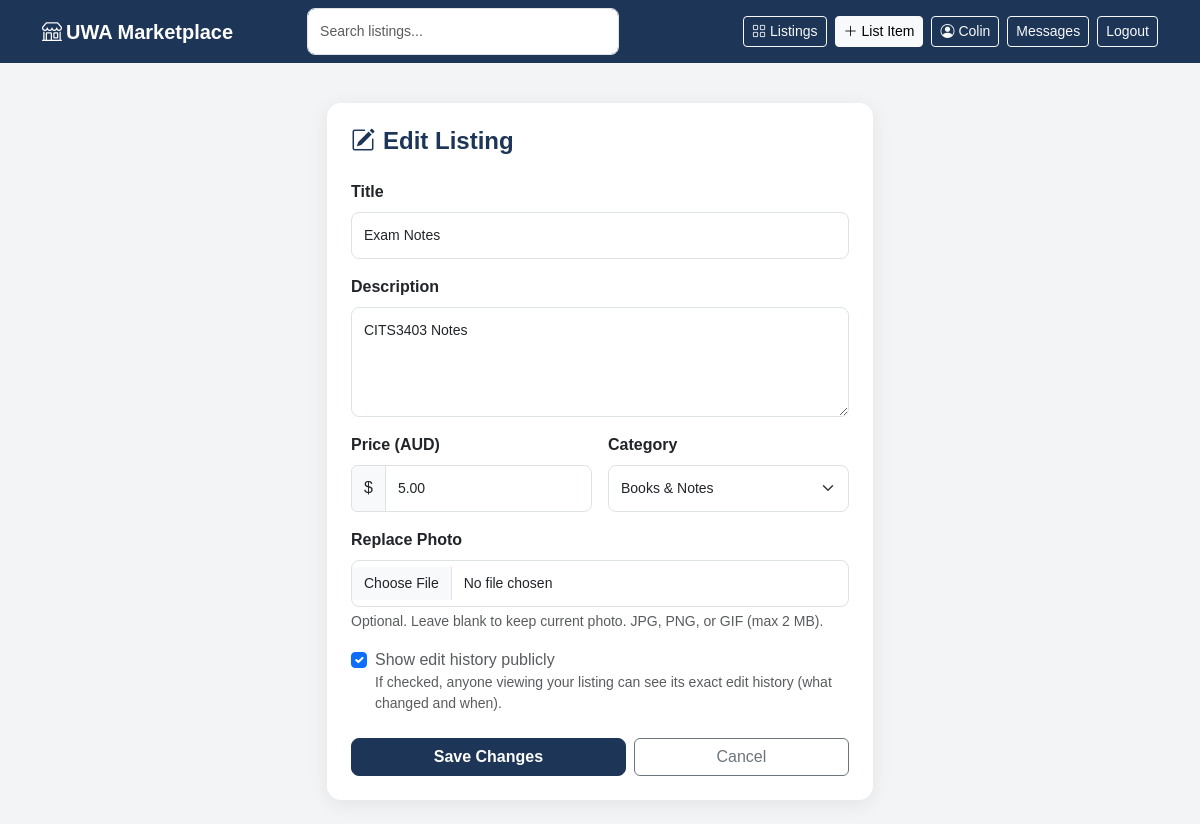
/listings/1/edit (signed in), run on the app's committed database.
### app/models.py (models this page shows, shortened)
class User(db.Model, UserMixin):
    id = db.Column(db.Integer, primary_key=True)
    username = db.Column(db.String(64), unique=True, nullable=False)
    email = db.Column(db.String(120), unique=True, nullable=False)
    password_hash = db.Column(db.String(256), nullable=False)
    member_since = db.Column(db.DateTime, default=datetime.utcnow)
    bio = db.Column(db.Text, default='')
    avatar_url = db.Column(db.String(256), nullable=True)
    listings = db.relationship('Listing', backref='seller', lazy='dynamic')

class Listing(db.Model):
    id = db.Column(db.Integer, primary_key=True)
    title = db.Column(db.String(120), nullable=False)
    description = db.Column(db.Text, nullable=False)
    price = db.Column(db.Float, nullable=False)
    category = db.Column(db.String(64), nullable=False)
    image_url = db.Column(db.String(256), nullable=True)
    is_active = db.Column(db.Boolean, default=True)
    show_history = db.Column(db.Boolean, default=True)   # seller can hide edit history
    created_at = db.Column(db.DateTime, default=datetime.utcnow)
    seller_id = db.Column(db.Integer, db.ForeignKey('user.id'), nullable=False)
    edits = db.relationship(
        'ListingEdit',
        backref='listing',
        lazy='dynamic',
        order_by='ListingEdit.edited_at.desc()'
    )

### app/routes/listings.py (the view, shortened to what this page needs)
@bp.route('/<int:listing_id>/edit', methods=['GET', 'POST'])
@login_required
def edit(listing_id):
    listing = Listing.query.get_or_404(listing_id)
    if listing.seller_id != current_user.id:
        flash('Not authorised.', 'error')
        return redirect(url_for('listings.detail', listing_id=listing_id))
    form = EditListingForm(obj=listing)
    if request.method == 'GET':
        form.show_history.data = listing.show_history
    return render_template('listings/edit.html', form=form, listing=listing)

### app/forms.py
class EditListingForm(FlaskForm):
    title = StringField('Title', validators=[DataRequired(), Length(max=120)])
    description = TextAreaField('Description', validators=[DataRequired()])
    price = DecimalField('Price (AUD)', validators=[DataRequired(), NumberRange(min=0)])
    category = SelectField('Category', choices=[
        ('books', 'Books & Notes'),
        ('electronics', 'Electronics'),
        ('clothing', 'Clothing'),
        ('furniture', 'Furniture'),
        ('other', 'Other'),
    ])
    image = FileField('Replace Photo', validators=[
        Optional(),
        FileAllowed(['jpg', 'jpeg', 'png', 'gif', 'webp'], 'Images only.')
    ])
    show_history = BooleanField('Show edit history publicly')
    submit = SubmitField('Save Changes')

### app/models.py (called while the page is built)
@login_manager.user_loader
def load_user(user_id):
    return User.query.get(int(user_id))

### app/templates/listings/edit.html (shortened to what this page needs)
{% extends "base.html" %}
{% block content %}
<div class="row justify-content-center">
    <div class="col-md-7 col-lg-6">
        <div class="card p-4">
            <h4 class="fw-bold mb-4" style="color:#1d3557;">
                <i class="bi bi-pencil-square me-2"></i>Edit Listing
            </h4>
            <form method="POST" enctype="multipart/form-data">
                <div class="mb-3">
                    <label class="form-label fw-semibold">{{ form.title.label.text }}</label>
                    {{ form.title(class_="form-control", placeholder="What are you selling?") }}
                </div>
                <div class="mb-3">
                    <label class="form-label fw-semibold">{{ form.description.label.text }}</label>
                    {{ form.description(class_="form-control", rows=4, placeholder="Describe your item…") }}
                </div>
                <div class="row g-3 mb-3">
                    <div class="col-sm-6">
                        <label class="form-label fw-semibold">{{ form.price.label.text }}</label>
                        <div class="input-group">
                            <span class="input-group-text">$</span>
                            {{ form.price(class_="form-control", placeholder="0.00") }}
                        </div>
                    </div>
                    <div class="col-sm-6">
                        <label class="form-label fw-semibold">{{ form.category.label.text }}</label>
                        {{ form.category(class_="form-select") }}
                    </div>
                </div>
                <div class="mb-3">
                    <label class="form-label fw-semibold">{{ form.image.label.text }}</label>
                    {{ form.image(class_="form-control") }}
                    <div class="form-text">Optional. Leave blank to keep current photo. JPG, PNG, or GIF (max 2 MB).</div>
                </div>
                <div class="form-check mb-4">
                    {{ form.show_history(class_="form-check-input") }}
                    <label class="form-check-label text-muted" for="show_history">
                        {{ form.show_history.label.text }}
                    </label>
                    <div class="form-text mt-0">If checked, anyone viewing your listing can see its exact edit history (what changed and when).</div>
                </div>
                <div class="d-flex gap-2">
                    {{ form.submit(class_="btn btn-primary flex-grow-1") }}
                    <a href="{{ url_for('listings.detail', listing_id=listing.id) }}" class="btn btn-outline-secondary flex-grow-1">Cancel</a>
                </div>
            </form>
        </div>
    </div>
</div>
{% endblock %}

### app/templates/base.html (shortened to what this page needs)
<!DOCTYPE html>
<html lang="en">
<head>
    <link href="https://cdn.jsdelivr.net/npm/bootstrap@5.3.0/dist/css/bootstrap.min.css" rel="stylesheet" />
    <link href="https://cdn.jsdelivr.net/npm/bootstrap-icons@1.11.0/font/bootstrap-icons.css" rel="stylesheet" />
    <link rel="stylesheet" href="{{ url_for('static', filename='css/style.css') }}" />
</head>
<body>
    <nav class="navbar navbar-expand-lg navbar-dark" style="background-color: #1d3557;">
        <div class="container">
            <a class="navbar-brand fw-bold" href="{{ url_for('index') }}">
                <i class="bi bi-shop me-1"></i>UWA Marketplace
            </a>
            <div class="collapse navbar-collapse" id="navbarMain">
                {% if request.endpoint not in ['auth.login', 'auth.register', 'auth.forgot_password', 'auth.reset_password'] %}
                    <form class="d-flex mx-auto" style="width: 320px;" action="{{ url_for('listings.index') }}" method="get">
                        <input id="nav-search" class="form-control me-2" type="search" name="q"
                               placeholder="Search listings..." value="{{ request.args.get('q', '') }}" />
                    </form>
                {% else %}
                    <div class="mx-auto"></div>
                {% endif %}
                <div class="ms-auto d-flex gap-2 align-items-center">
                    <a href="{{ url_for('listings.index') }}" class="btn btn-sm btn-outline-light">
                        <i class="bi bi-grid me-1"></i>Listings
                    </a>
                    {% if current_user.is_authenticated %}
                        <a href="{{ url_for('listings.new') }}" class="btn btn-sm btn-light">
                            <i class="bi bi-plus-lg me-1"></i>List Item
                        </a>
                        <a href="{{ url_for('profile.view', user_id=current_user.id) }}" class="btn btn-sm btn-outline-light">
                            <i class="bi bi-person-circle me-1"></i>{{ current_user.username.split()[0] }}
                        </a>
                        <a href="{{ url_for('chat.inbox') }}" class="btn btn-sm btn-outline-light">
                            Messages <span id="global-unread-dot" style="display:none; color:red;">●</span>
                        </a>
                        <a href="{{ url_for('auth.logout') }}" class="btn btn-sm btn-outline-light">
                            Logout
                        </a>
                    {% else %}
                        <a href="{{ url_for('auth.login') }}" class="btn btn-sm btn-outline-light">Log In</a>
                        <a href="{{ url_for('auth.register') }}" class="btn btn-sm btn-light">Sign Up</a>
                    {% endif %}
                </div>
            </div>
        </div>
    </nav>
    <main class="container py-4">
        {% block content %}{% endblock %}
    </main>
</body>
</html>

### app/static/css/style.css (style rules this page uses)
:root { --navy: #1d3557; --navy-dark: #16324f; --navy-light: #e8eef4; --text-muted: #6b7280; --bg: #f3f4f6; --white: #ffffff; --success: #198754; --radius-card: 14px; --radius-input: 8px; --shadow-card: 0 4px 20px rgba(0, 0, 0, 0.07); }
* { box-sizing: border-box; }
body { background-color: var(--bg); font-family: Arial, sans-serif; color: #1f2937; }
.card { border: none; border-radius: var(--radius-card); box-shadow: var(--shadow-card); }
.form-control, .form-select { border-radius: var(--radius-input); font-size: 14px; padding: 12px; }
.btn-primary { background-color: var(--navy); border-color: var(--navy); border-radius: var(--radius-input); font-weight: 600; }
* { box-sizing: border-box; margin: 0; padding: 0; font-family: Arial, sans-serif; }
body { background-color: #f3f4f6; color: #1f2937; }

### data on the page
User: username "Colin"
Listing: title "Exam Notes", description "CITS3403 Notes", price "5.00", category "Books & Notes", show_history "☑"
